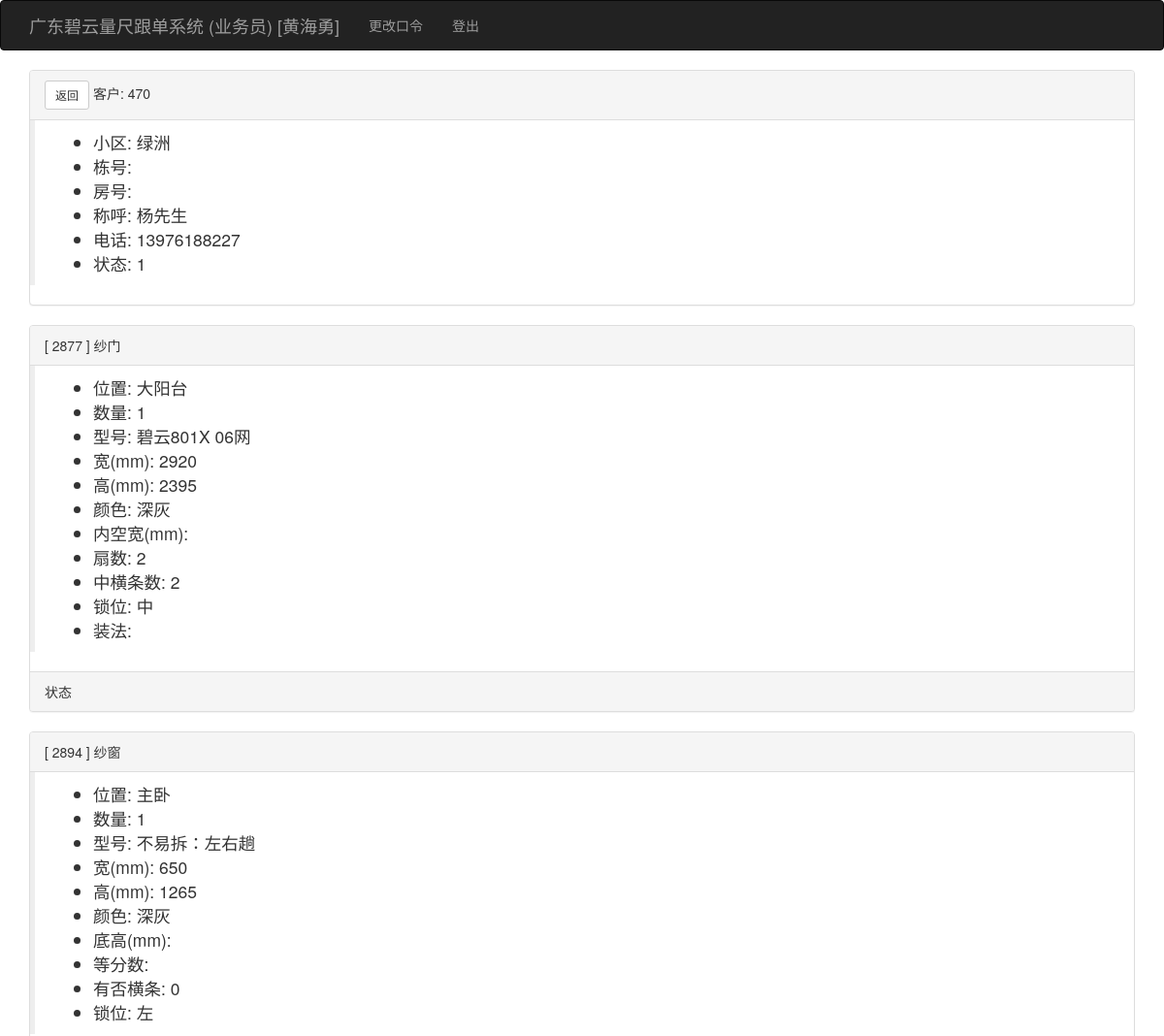
The page /viewkehudd/470 (signed in, upper part) on the database as committed earlier.
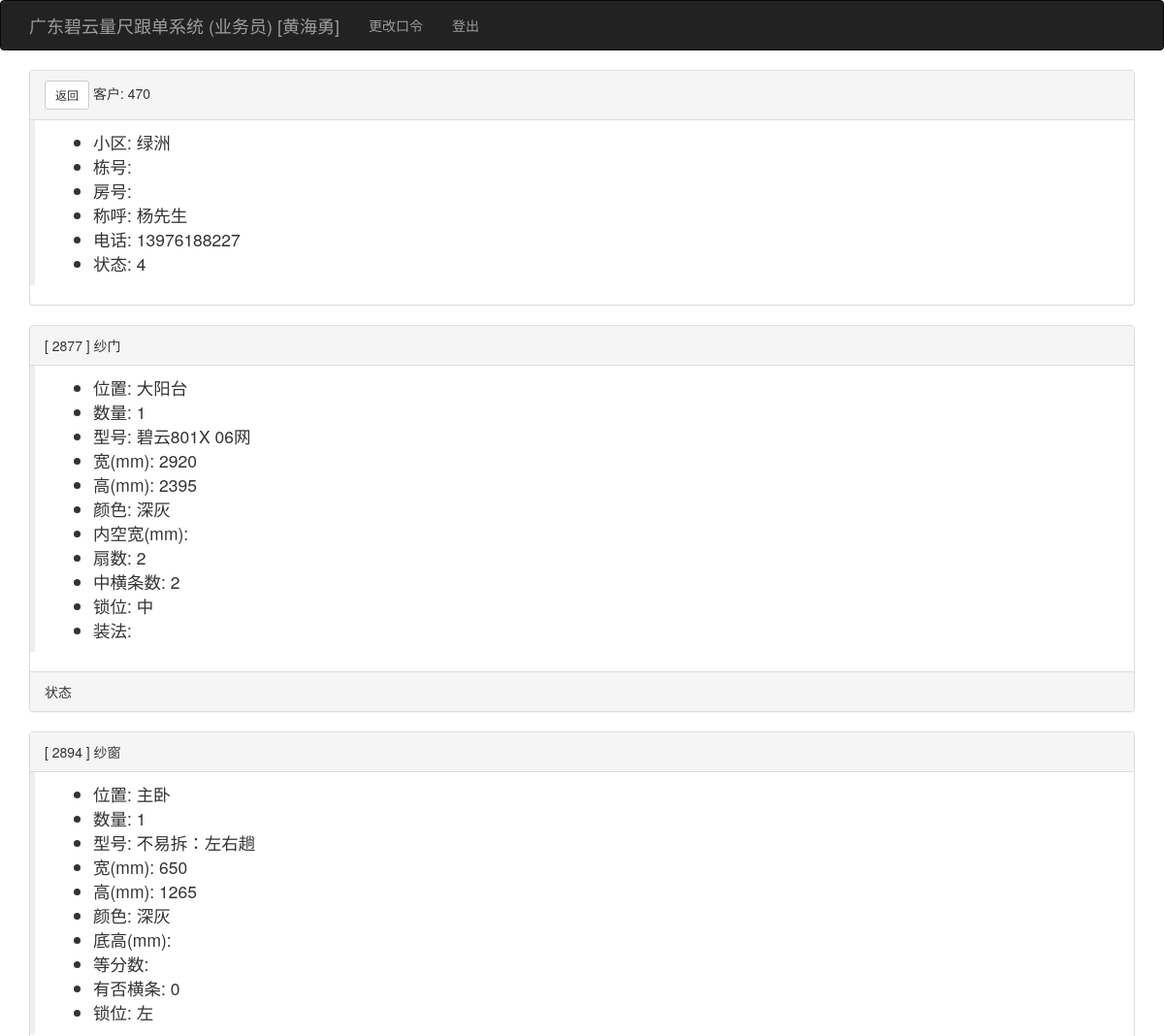
The same page on the database as committed later.
### app/models.py (models this page shows, shortened)
class User(UserMixin, db.Model):
    __tablename__ = 'users'
    id = db.Column(db.Integer, primary_key=True)
    user = db.Column(db.String(64), unique=True, index=True)
    pin = db.Column(db.String(64))
    username = db.Column(db.String(64))
    tel = db.Column(db.String(32))
    role = db.Column(db.String(64))
    isuse = db.Column(db.Boolean, default=False)
    beizhu = db.Column(db.String(64))
    kehus = db.relationship('Kehu', backref='user', lazy='dynamic')
    @login_manager.user_loader
    def load_user(user_id):
        return User.query.get(int(user_id))

class Kehu(db.Model):
    __tablename__ = 'kehus'
    id = db.Column(db.Integer, primary_key=True)
    user_id = db.Column(db.Integer, db.ForeignKey('users.id'))
    xiaoqu_id = db.Column(db.Integer, db.ForeignKey('xiaoqus.id'))
    fangjian = db.Column(db.String(64))
    chenghu = db.Column(db.String(64))
    tel = db.Column(db.String(64))
    zje = db.Column(db.Float)
    beizhu = db.Column(db.String(64))
    status = db.Column(db.Integer, default=1)  # 1已测尺、2已下单、3已安装、4已清款
    time0 = db.Column(db.DateTime(), default=datetime.utcnow)
    time1 = db.Column(db.DateTime())
    time2 = db.Column(db.DateTime())
    time3 = db.Column(db.DateTime())
    dingdans = db.relationship('Dingdan', backref='kehu', lazy='dynamic')

class Xiaoqu(db.Model):
    __tablename__ = 'xiaoqus'
    id = db.Column(db.Integer, primary_key=True)
    xiaoqu = db.Column(db.String(64), unique=True, index=True)
    dizhi = db.Column(db.String(100))
    beizhu = db.Column(db.String(128))
    kehus = db.relationship('Kehu', backref='xiaoqu', lazy='dynamic')

class Dingdan(db.Model):
    __tablename__ = 'dingdans'
    id = db.Column(db.Integer, primary_key=True)
    kehu_id = db.Column(db.Integer, db.ForeignKey('kehus.id'))
    chanpin_id = db.Column(db.Integer, db.ForeignKey('chanpins.id'))
    shuliang = db.Column(db.Integer)
    weizhi = db.Column(db.String(64))
    xinghao = db.Column(db.String(64))
    kuan_chang = db.Column(db.Integer)
    gao = db.Column(db.Integer)
    meikongkuan_bashoudigao = db.Column(db.Integer)
    color = db.Column(db.String(64))
    shanshu = db.Column(db.Integer)
    zhonghengtiaoshu_gantiaoshu = db.Column(db.Integer)
    shuowei = db.Column(db.String(64))
    ishaveht = db.Column(db.String(64))
    zhangfa_dengfenshu_kaishuofangshi = db.Column(db.String(64))
    jiage = db.Column(db.Float)
    tushipic = db.Column(db.String(64))
    beizhu = db.Column(db.String(64))
    status = db.Column(db.Integer, default=1)  # 1测尺、2业务下单、3工厂下单、4工厂入库、5工厂发货、6收货、7派工、8装完、9安清款
    fakaidi = db.Column(db.String(64))  # -1
    time_1 = db.Column(db.DateTime())
    user_1_id = db.Column(db.Integer, db.ForeignKey('users.id'))
    beizhue = db.Column(db.String(64))
    time0 = db.Column(db.DateTime(), default=datetime.utcnow)
    user0_id = db.Column(db.Integer, db.ForeignKey('users.id'))
    time1 = db.Column(db.DateTime())
    user1_id = db.Column(db.Integer, db.ForeignKey('users.id'))
    time2 = db.Column(db.DateTime())
    user2_id = db.Column(db.Integer, db.ForeignKey('users.id'))
    time3 = db.Column(db.DateTime())
    user3_id = db.Column(db.Integer, db.ForeignKey('users.id'))
    time4 = db.Column(db.DateTime())
    user4_id = db.Column(db.Integer, db.ForeignKey('users.id'))
    time5 = db.Column(db.DateTime())
    user5_id = db.Column(db.Integer, db.ForeignKey('users.id'))
    time6 = db.Column(db.DateTime())
    user6_id = db.Column(db.Integer, db.ForeignKey('users.id'))
    time7 = db.Column(db.DateTime())
    user7_id = db.Column(db.Integer, db.ForeignKey('users.id'))
    time8 = db.Column(db.DateTime())
    user8_id = db.Column(db.Integer, db.ForeignKey('users.id'))
    time9 = db.Column(db.DateTime())
    user9_id = db.Column(db.Integer, db.ForeignKey('users.id'))
    time_1 = db.Column(db.DateTime())
    user_1_id = db.Column(db.Integer, db.ForeignKey('users.id'))
    beizhue = db.Column(db.String(64))
    az_status = db.Column(db.Integer)
    az_beizhue = db.Column(db.String(64))
    az_time_1 = db.Column(db.DateTime())
    az_time1 = db.Column(db.DateTime())
    az_time2 = db.Column(db.DateTime())
    az_time3 = db.Column(db.DateTime())
    azd_id = db.Column(db.Integer, db.ForeignKey('users.id'))
    dingdan_azd = db.relationship("User", foreign_keys=[azd_id])

### app/main/views.py (the view)
@main.route('/viewkehudd/<int:id>', methods=['GET', 'POST'])
@login_required
def viewkehudd(id):
    kehu = Kehu.query.get(id)
    return render_template('viewkehudd.html', kehu=kehu)

### app/templates/viewkehudd.html (shortened to what this page needs)
{% extends "base.html" %}
{% import "bootstrap/wtf.html" as wtf %}
{% block page_content %}
           <div class="panel panel-default">
                <div class="panel-heading"> <a class="btn btn-default btn-sm" href="{{ url_for('main.kehulist') }}">返回</a> 客户: {{ kehu.id }}</div>
                <div class="post-body">
                    <blockquote>
                    <ul>
                    <li>小区: {{ kehu.xiaoqu.xiaoqu }}</li>
                    <li>栋号: {{ kehu.donghao }}</li>
                    <li>房号: {{ kehu.fanghao }}</li>
                    <li>称呼: {{ kehu.chenghu }}</li>
                    <li>电话: {{ kehu.tel }}</li>
                    <li>状态: {{ kehu.status }}</li>
                    </ul>
                    </blockquote>
                </div>
            </div>
    {% for dingdan in kehu.dingdans %}
            <div class="panel panel-default">
        {% if dingdan.chanpin.pinming == '隐形网' %}
                <div class="panel-heading">[ {{ dingdan.id }} ] 隐形网</div>
                <div class="post-body">
                    <blockquote>
                    <ul>
                        <li>位置: {{ dingdan.weizhi }}</li>
                        <li>数量: {{ dingdan.shuliang }}</li>
                        <li>型号: {{ dingdan.xinghao }}</li>
                        <li>宽(mm): {{ dingdan.kuan_chang }}</li>
                        <li>高(mm): {{ dingdan.gao }}</li>
                        <li>颜色: {{ dingdan.color }}</li>
                    </ul>
                    </blockquote>
                </div>
                <div class="panel-footer">状态</div>
        {% elif dingdan.chanpin.pinming == '纱门' %}
                <div class="panel-heading">[ {{ dingdan.id }} ] 纱门</div>
                <div class="post-body">
                    <blockquote>
                    <ul>
                        <li>位置: {{ dingdan.weizhi }}</li>
                        <li>数量: {{ dingdan.shuliang }}</li>
                        <li>型号: {{ dingdan.xinghao }}</li>
                        <li>宽(mm): {{ dingdan.kuan_chang }}</li>
                        <li>高(mm): {{ dingdan.gao }}</li>
                        <li>颜色: {{ dingdan.color }}</li>
                        <li>内空宽(mm): {{ dingdan.meikuan_digao }}</li>
                        <li>扇数: {{ dingdan.shanshu }}</li>
                        <li>中横条数: {{ dingdan.zhonghengtiaoshu_gantiaoshu }}</li>
                        <li>锁位: {{ dingdan.shuowei }}</li>
                        <li>装法: {{ dingdan.zhangfa }}</li>
                    </ul>
                    </blockquote>
                </div>
                <div class="panel-footer">状态</div>
        {% elif dingdan.chanpin.pinming == '纱窗' %}
                <div class="panel-heading">[ {{ dingdan.id }} ] 纱窗</div>
                <div class="post-body">
                    <blockquote>
                    <ul>
                        <li>位置: {{ dingdan.weizhi }}</li>
                        <li>数量: {{ dingdan.shuliang }}</li>
                        <li>型号: {{ dingdan.xinghao }}</li>
                        <li>宽(mm): {{ dingdan.kuan_chang }}</li>
                        <li>高(mm): {{ dingdan.gao }}</li>
                        <li>颜色: {{ dingdan.color }}</li>
                        <li>底高(mm): {{ dingdan.meikuan_digao }}</li>
                        <li>等分数: {{ dingdan.dengfenshu }}</li>
                        <li>有否横条: {{ dingdan.ishaveht }}</li>
                        <li>锁位: {{ dingdan.shuowei }}</li>
                    </ul>
                    </blockquote>
                </div>
        {% endif %}
            </div>
    {% endfor %}
{% endblock %}

### app/templates/base.html (shortened to what this page needs)
{% extends "bootstrap/base.html" %}
{% import 'render_listcp.html' as macors %}
{% block head %}
{{ super() }}
<link rel="stylesheet" type="text/css" href="{{ url_for('static', filename='styles.css') }}">
{% endblock %}
{% block navbar %}
<div class="navbar navbar-inverse" role="navigation">
    <div class="container">
        <div class="navbar-header">
            <a class="navbar-brand" href="{{ url_for('main.index') }}">广东碧云量尺跟单系统 ({{ current_user.role }}) [{{ current_user.username }}] </a>
        </div>
        <div class="navbar-collapse collapse">
            <ul class="nav navbar-nav">
                {% if current_user.is_authenticated %}
                <li><a href="{{ url_for('auth.change_pin') }}">更改口令</a></li>
                <li><a href="{{ url_for('auth.logout') }}">登出</a></li>
                {% endif %}
            </ul>
        </div>
    </div>
</div>
{% endblock %}
{% block content %}
<div class="container">
    {% block page_content %}{% endblock %}
</div>
{% endblock %}

Rows that differ between the two databases and show on the page:
changed Kehu "杨先生": status "1" → "4"
